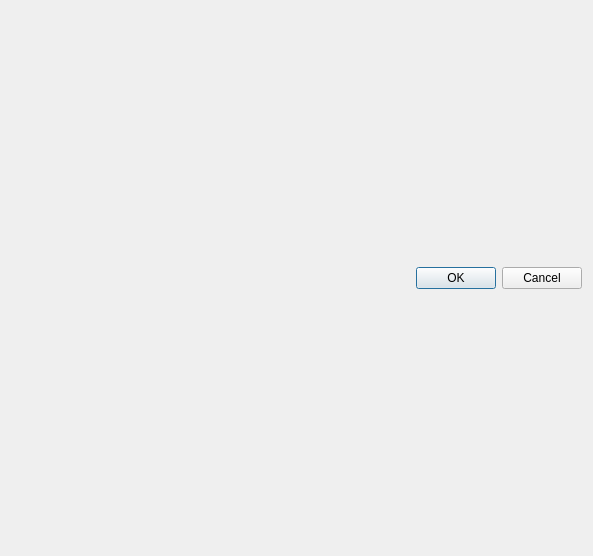
<?xml version="1.0" encoding="UTF-8"?>
<ui version="4.0">
 <class>Dialog</class>
 <widget class="QDialog" name="Dialog">
  <property name="geometry">
   <rect>
    <x>0</x>
    <y>0</y>
    <width>593</width>
    <height>556</height>
   </rect>
  </property>
  <property name="windowTitle">
   <string>手动传输</string>
  </property>
  <layout class="QGridLayout" name="gridLayout">
   <item row="0" column="0">
    <layout class="QVBoxLayout" name="vLayout">
     <item>
      <layout class="QHBoxLayout" name="hLayout"/>
     </item>
     <item>
      <widget class="QDialogButtonBox" name="buttonBox">
       <property name="orientation">
        <enum>Qt::Horizontal</enum>
       </property>
       <property name="standardButtons">
        <set>QDialogButtonBox::Cancel|QDialogButtonBox::Ok</set>
       </property>
      </widget>
     </item>
    </layout>
   </item>
  </layout>
 </widget>
 <resources/>
 <connections>
  <connection>
   <sender>buttonBox</sender>
   <signal>accepted()</signal>
   <receiver>Dialog</receiver>
   <slot>accept()</slot>
   <hints>
    <hint type="sourcelabel">
     <x>248</x>
     <y>254</y>
    </hint>
    <hint type="destinationlabel">
     <x>157</x>
     <y>274</y>
    </hint>
   </hints>
  </connection>
  <connection>
   <sender>buttonBox</sender>
   <signal>rejected()</signal>
   <receiver>Dialog</receiver>
   <slot>reject()</slot>
   <hints>
    <hint type="sourcelabel">
     <x>316</x>
     <y>260</y>
    </hint>
    <hint type="destinationlabel">
     <x>286</x>
     <y>274</y>
    </hint>
   </hints>
  </connection>
 </connections>
</ui>
